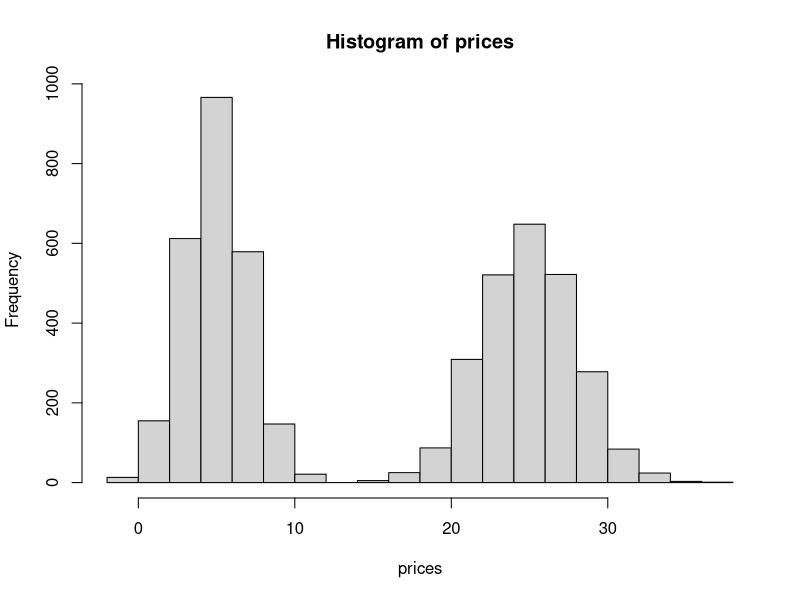
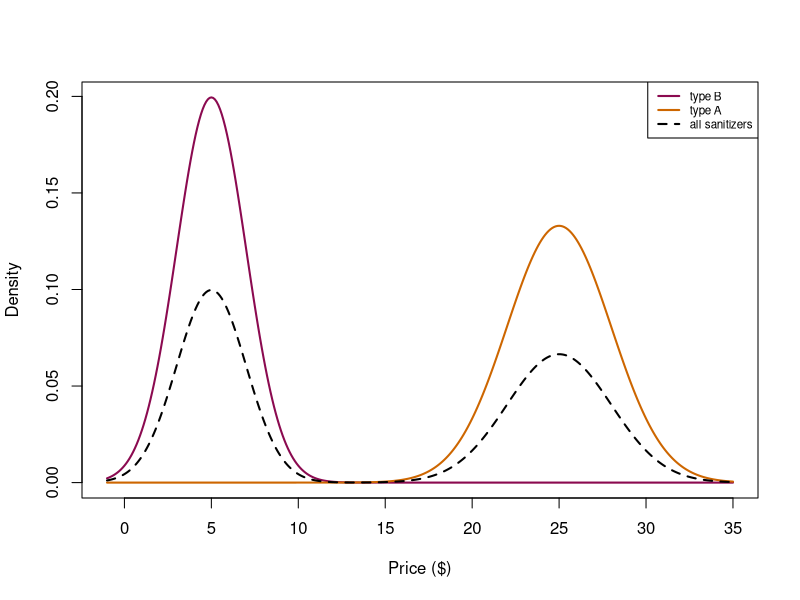

Recreate these plots in R, in order.
## ---- chunk 1
knitr::opts_chunk$set(echo = TRUE)
## ---- chunk 2
# sample n prices of hand sanitizers 
n <- 5000
prices <- numeric(n)

# sampling from each of the two distributions
# with proportion 0.5
for(i in seq_len(n)) {
  z.i <- rbinom(1,1,0.5)
  if(z.i == 0) prices[i] <- rnorm(1, mean = 5, sd = 2)
  else prices[i] <- rnorm(1, mean = 25, sd = 3)
}

# histogram of prices sampled
hist(prices)
## ---- chunk 3
mu.b   <- 5
sd.b   <- 2
mu.a   <- 25
sd.a   <- 3
sample.pts     <- seq(-1, 35, by=0.1)
density_b   <- dnorm(sample.pts, mean=mu.b, sd=sd.b)
density_a <- dnorm(sample.pts, mean=mu.a, sd=sd.a)
plot(sample.pts, density_b, col='deeppink4', type='l', xlab="Price ($)", ylab="Density", lwd=2)
lines(sample.pts, density_a, col='darkorange3', type='l', lwd=2)
lines(sample.pts, .5*density_b + .5*density_a, col='black', type='l', lty=2, lwd = 2)
legend('topright', c('type B', 'type A', 'all sanitizers'), col=c('deeppink4', 'darkorange3', 'black'), lty=c(1,1,2), lwd=c(2,2,2), cex=0.7)
## ---- chunk 4
sessionInfo()
